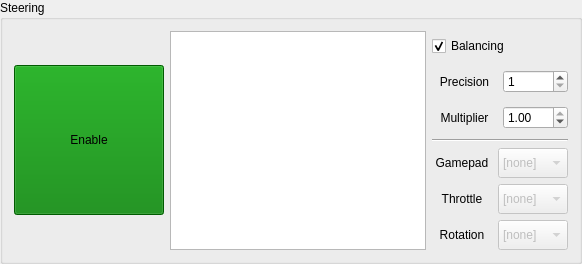
     <widget class="QGroupBox" name="steeringGroupBox">
      <property name="title">
       <string>Steering</string>
      </property>
      <layout class="QHBoxLayout" name="horizontalLayout_4">
       <item>
        <widget class="QPushButton" name="enableButton">
         <property name="minimumSize">
          <size>
           <width>150</width>
           <height>150</height>
          </size>
         </property>
         <property name="autoFillBackground">
          <bool>false</bool>
         </property>
         <property name="styleSheet">
          <string notr="true">background-color: green;</string>
         </property>
         <property name="text">
          <string>Enable</string>
         </property>
         <property name="flat">
          <bool>false</bool>
         </property>
        </widget>
       </item>
       <item>
        <layout class="QVBoxLayout" name="steeringVerticalLayout">
         <item>
          <widget class="QGraphicsView" name="steeringGraphicsView">
           <property name="sizePolicy">
            <sizepolicy hsizetype="MinimumExpanding" vsizetype="MinimumExpanding">
             <horstretch>0</horstretch>
             <verstretch>0</verstretch>
            </sizepolicy>
           </property>
           <property name="minimumSize">
            <size>
             <width>100</width>
             <height>100</height>
            </size>
           </property>
           <property name="sizeIncrement">
            <size>
             <width>20</width>
             <height>20</height>
            </size>
           </property>
           <property name="baseSize">
            <size>
             <width>200</width>
             <height>200</height>
            </size>
           </property>
           <property name="verticalScrollBarPolicy">
            <enum>Qt::ScrollBarAlwaysOff</enum>
           </property>
           <property name="horizontalScrollBarPolicy">
            <enum>Qt::ScrollBarAlwaysOff</enum>
           </property>
           <property name="optimizationFlags">
            <set>QGraphicsView::DontAdjustForAntialiasing|QGraphicsView::DontSavePainterState</set>
           </property>
          </widget>
         </item>
        </layout>
       </item>
       <item>
        <layout class="QVBoxLayout" name="axisVerticalLayout">
         <item>
          <widget class="QCheckBox" name="balancingEnabledCheckBox">
           <property name="minimumSize">
            <size>
             <width>0</width>
             <height>30</height>
            </size>
           </property>
           <property name="text">
            <string>Balancing</string>
           </property>
           <property name="checked">
            <bool>true</bool>
           </property>
          </widget>
         </item>
         <item>
          <layout class="QHBoxLayout" name="precisionHorizontalLayout">
           <item>
            <widget class="QLabel" name="precisionComboBoxLabel">
             <property name="minimumSize">
              <size>
               <width>60</width>
               <height>30</height>
              </size>
             </property>
             <property name="text">
              <string>Precision</string>
             </property>
             <property name="alignment">
              <set>Qt::AlignCenter</set>
             </property>
            </widget>
           </item>
           <item>
            <widget class="QSpinBox" name="precisionSpinBox">
             <property name="minimum">
              <number>1</number>
             </property>
             <property name="maximum">
              <number>32</number>
             </property>
            </widget>
           </item>
          </layout>
         </item>
         <item>
          <layout class="QHBoxLayout" name="multiplierHorizontalLayout">
           <item>
            <widget class="QLabel" name="multiplierComboBoxLabel">
             <property name="minimumSize">
              <size>
               <width>60</width>
               <height>30</height>
              </size>
             </property>
             <property name="text">
              <string>Multiplier</string>
             </property>
             <property name="alignment">
              <set>Qt::AlignCenter</set>
             </property>
            </widget>
           </item>
           <item>
            <widget class="QDoubleSpinBox" name="multiplierDoubleSpinBox">
             <property name="maximum">
              <double>1.000000000000000</double>
             </property>
             <property name="singleStep">
              <double>0.010000000000000</double>
             </property>
             <property name="value">
              <double>1.000000000000000</double>
             </property>
            </widget>
           </item>
          </layout>
         </item>
         <item>
          <widget class="Line" name="line_8">
           <property name="orientation">
            <enum>Qt::Horizontal</enum>
           </property>
          </widget>
         </item>
         <item>
          <layout class="QHBoxLayout" name="gamepadHorizontalLayout">
           <item>
            <widget class="QLabel" name="gamepadComboBoxLabel">
             <property name="minimumSize">
              <size>
               <width>60</width>
               <height>30</height>
              </size>
             </property>
             <property name="text">
              <string>Gamepad</string>
             </property>
             <property name="alignment">
              <set>Qt::AlignCenter</set>
             </property>
            </widget>
           </item>
           <item>
            <widget class="QComboBox" name="gamepadComboBox">
             <property name="enabled">
              <bool>false</bool>
             </property>
             <property name="minimumSize">
              <size>
               <width>70</width>
               <height>30</height>
              </size>
             </property>
             <item>
              <property name="text">
               <string>[none]</string>
              </property>
             </item>
            </widget>
           </item>
          </layout>
         </item>
         <item>
          <layout class="QHBoxLayout" name="throttleHorizontalLayout">
           <item>
            <widget class="QLabel" name="throttleComboBoxLabel">
             <property name="minimumSize">
              <size>
               <width>60</width>
               <height>30</height>
              </size>
             </property>
             <property name="text">
              <string>Throttle</string>
             </property>
             <property name="alignment">
              <set>Qt::AlignCenter</set>
             </property>
            </widget>
           </item>
           <item>
            <widget class="QComboBox" name="throttleComboBox">
             <property name="enabled">
              <bool>false</bool>
             </property>
             <property name="minimumSize">
              <size>
               <width>70</width>
               <height>30</height>
              </size>
             </property>
             <item>
              <property name="text">
               <string notr="true">[none]</string>
              </property>
             </item>
             <item>
              <property name="text">
               <string>0</string>
              </property>
             </item>
             <item>
              <property name="text">
               <string>1</string>
              </property>
             </item>
             <item>
              <property name="text">
               <string>2</string>
              </property>
             </item>
             <item>
              <property name="text">
               <string>3</string>
              </property>
             </item>
             <item>
              <property name="text">
               <string>4</string>
              </property>
             </item>
            </widget>
           </item>
          </layout>
         </item>
         <item>
          <layout class="QHBoxLayout" name="rotationHorizontalLayout">
           <item>
            <widget class="QLabel" name="rotationComboBoxLabel">
             <property name="minimumSize">
              <size>
               <width>60</width>
               <height>30</height>
              </size>
             </property>
             <property name="text">
              <string>Rotation</string>
             </property>
             <property name="alignment">
              <set>Qt::AlignCenter</set>
             </property>
            </widget>
           </item>
           <item>
            <widget class="QComboBox" name="rotationComboBox">
             <property name="enabled">
              <bool>false</bool>
             </property>
             <property name="minimumSize">
              <size>
               <width>70</width>
               <height>30</height>
              </size>
             </property>
             <item>
              <property name="text">
               <string notr="true">[none]</string>
              </property>
             </item>
             <item>
              <property name="text">
               <string>0</string>
              </property>
             </item>
             <item>
              <property name="text">
               <string>1</string>
              </property>
             </item>
             <item>
              <property name="text">
               <string>2</string>
              </property>
             </item>
             <item>
              <property name="text">
               <string>3</string>
              </property>
             </item>
             <item>
              <property name="text">
               <string>4</string>
              </property>
             </item>
            </widget>
           </item>
          </layout>
         </item>
        </layout>
       </item>
      </layout>
     </widget>
